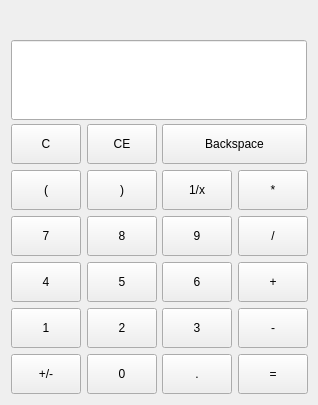
<?xml version="1.0" encoding="UTF-8"?>
<ui version="4.0">
 <class>MainWindow</class>
 <widget class="QMainWindow" name="MainWindow">
  <property name="geometry">
   <rect>
    <x>0</x>
    <y>0</y>
    <width>318</width>
    <height>405</height>
   </rect>
  </property>
  <property name="minimumSize">
   <size>
    <width>318</width>
    <height>405</height>
   </size>
  </property>
  <property name="maximumSize">
   <size>
    <width>318</width>
    <height>405</height>
   </size>
  </property>
  <property name="windowTitle">
   <string>Calculator</string>
  </property>
  <widget class="QWidget" name="centralWidget">
   <layout class="QHBoxLayout" name="horizontalLayout">
    <item>
     <layout class="QGridLayout" name="gridLayout">
      <item row="8" column="0">
       <widget class="QPushButton" name="invButton">
        <property name="minimumSize">
         <size>
          <width>70</width>
          <height>40</height>
         </size>
        </property>
        <property name="maximumSize">
         <size>
          <width>70</width>
          <height>55</height>
         </size>
        </property>
        <property name="text">
         <string>+/-</string>
        </property>
       </widget>
      </item>
      <item row="5" column="3">
       <widget class="QPushButton" name="divButton">
        <property name="minimumSize">
         <size>
          <width>70</width>
          <height>40</height>
         </size>
        </property>
        <property name="maximumSize">
         <size>
          <width>70</width>
          <height>55</height>
         </size>
        </property>
        <property name="text">
         <string>/</string>
        </property>
       </widget>
      </item>
      <item row="6" column="0">
       <widget class="QPushButton" name="Button4">
        <property name="minimumSize">
         <size>
          <width>70</width>
          <height>40</height>
         </size>
        </property>
        <property name="maximumSize">
         <size>
          <width>70</width>
          <height>55</height>
         </size>
        </property>
        <property name="text">
         <string>4</string>
        </property>
       </widget>
      </item>
      <item row="4" column="2">
       <widget class="QPushButton" name="recButton">
        <property name="minimumSize">
         <size>
          <width>70</width>
          <height>40</height>
         </size>
        </property>
        <property name="maximumSize">
         <size>
          <width>70</width>
          <height>55</height>
         </size>
        </property>
        <property name="text">
         <string>1/x</string>
        </property>
       </widget>
      </item>
      <item row="0" column="0" colspan="4">
       <widget class="QLabel" name="resLabel">
        <property name="minimumSize">
         <size>
          <width>0</width>
          <height>23</height>
         </size>
        </property>
        <property name="maximumSize">
         <size>
          <width>16777215</width>
          <height>16777215</height>
         </size>
        </property>
        <property name="font">
         <font>
          <pointsize>15</pointsize>
         </font>
        </property>
        <property name="text">
         <string/>
        </property>
        <property name="alignment">
         <set>Qt::AlignRight|Qt::AlignTrailing|Qt::AlignVCenter</set>
        </property>
       </widget>
      </item>
      <item row="4" column="1">
       <widget class="QPushButton" name="rParButton">
        <property name="minimumSize">
         <size>
          <width>70</width>
          <height>40</height>
         </size>
        </property>
        <property name="maximumSize">
         <size>
          <width>70</width>
          <height>55</height>
         </size>
        </property>
        <property name="text">
         <string>)</string>
        </property>
       </widget>
      </item>
      <item row="6" column="3">
       <widget class="QPushButton" name="addButton">
        <property name="minimumSize">
         <size>
          <width>70</width>
          <height>40</height>
         </size>
        </property>
        <property name="maximumSize">
         <size>
          <width>70</width>
          <height>55</height>
         </size>
        </property>
        <property name="text">
         <string>+</string>
        </property>
       </widget>
      </item>
      <item row="5" column="2">
       <widget class="QPushButton" name="Button9">
        <property name="minimumSize">
         <size>
          <width>70</width>
          <height>40</height>
         </size>
        </property>
        <property name="maximumSize">
         <size>
          <width>70</width>
          <height>55</height>
         </size>
        </property>
        <property name="text">
         <string>9</string>
        </property>
       </widget>
      </item>
      <item row="6" column="1">
       <widget class="QPushButton" name="Button5">
        <property name="minimumSize">
         <size>
          <width>70</width>
          <height>40</height>
         </size>
        </property>
        <property name="maximumSize">
         <size>
          <width>70</width>
          <height>55</height>
         </size>
        </property>
        <property name="text">
         <string>5</string>
        </property>
       </widget>
      </item>
      <item row="2" column="2" colspan="2">
       <widget class="QPushButton" name="bckButton">
        <property name="minimumSize">
         <size>
          <width>70</width>
          <height>40</height>
         </size>
        </property>
        <property name="maximumSize">
         <size>
          <width>1600</width>
          <height>55</height>
         </size>
        </property>
        <property name="text">
         <string>Backspace</string>
        </property>
       </widget>
      </item>
      <item row="8" column="3">
       <widget class="QPushButton" name="eqlButton">
        <property name="minimumSize">
         <size>
          <width>70</width>
          <height>40</height>
         </size>
        </property>
        <property name="maximumSize">
         <size>
          <width>70</width>
          <height>55</height>
         </size>
        </property>
        <property name="text">
         <string>=</string>
        </property>
       </widget>
      </item>
      <item row="5" column="1">
       <widget class="QPushButton" name="Button8">
        <property name="minimumSize">
         <size>
          <width>70</width>
          <height>40</height>
         </size>
        </property>
        <property name="maximumSize">
         <size>
          <width>70</width>
          <height>55</height>
         </size>
        </property>
        <property name="text">
         <string>8</string>
        </property>
       </widget>
      </item>
      <item row="4" column="0">
       <widget class="QPushButton" name="lParButton">
        <property name="minimumSize">
         <size>
          <width>70</width>
          <height>40</height>
         </size>
        </property>
        <property name="maximumSize">
         <size>
          <width>70</width>
          <height>55</height>
         </size>
        </property>
        <property name="text">
         <string>(</string>
        </property>
       </widget>
      </item>
      <item row="8" column="1">
       <widget class="QPushButton" name="Button0">
        <property name="minimumSize">
         <size>
          <width>70</width>
          <height>40</height>
         </size>
        </property>
        <property name="maximumSize">
         <size>
          <width>70</width>
          <height>55</height>
         </size>
        </property>
        <property name="text">
         <string>0</string>
        </property>
       </widget>
      </item>
      <item row="7" column="1">
       <widget class="QPushButton" name="Button2">
        <property name="minimumSize">
         <size>
          <width>70</width>
          <height>40</height>
         </size>
        </property>
        <property name="maximumSize">
         <size>
          <width>70</width>
          <height>55</height>
         </size>
        </property>
        <property name="text">
         <string>2</string>
        </property>
       </widget>
      </item>
      <item row="4" column="3">
       <widget class="QPushButton" name="mulButton">
        <property name="minimumSize">
         <size>
          <width>70</width>
          <height>40</height>
         </size>
        </property>
        <property name="maximumSize">
         <size>
          <width>70</width>
          <height>55</height>
         </size>
        </property>
        <property name="text">
         <string>*</string>
        </property>
       </widget>
      </item>
      <item row="6" column="2">
       <widget class="QPushButton" name="Button6">
        <property name="minimumSize">
         <size>
          <width>70</width>
          <height>40</height>
         </size>
        </property>
        <property name="maximumSize">
         <size>
          <width>70</width>
          <height>55</height>
         </size>
        </property>
        <property name="text">
         <string>6</string>
        </property>
       </widget>
      </item>
      <item row="2" column="0">
       <widget class="QPushButton" name="clearButton">
        <property name="minimumSize">
         <size>
          <width>70</width>
          <height>40</height>
         </size>
        </property>
        <property name="maximumSize">
         <size>
          <width>70</width>
          <height>55</height>
         </size>
        </property>
        <property name="text">
         <string>C</string>
        </property>
       </widget>
      </item>
      <item row="5" column="0">
       <widget class="QPushButton" name="Button7">
        <property name="minimumSize">
         <size>
          <width>70</width>
          <height>40</height>
         </size>
        </property>
        <property name="maximumSize">
         <size>
          <width>70</width>
          <height>55</height>
         </size>
        </property>
        <property name="text">
         <string>7</string>
        </property>
       </widget>
      </item>
      <item row="7" column="2">
       <widget class="QPushButton" name="Button3">
        <property name="minimumSize">
         <size>
          <width>70</width>
          <height>40</height>
         </size>
        </property>
        <property name="maximumSize">
         <size>
          <width>70</width>
          <height>55</height>
         </size>
        </property>
        <property name="text">
         <string>3</string>
        </property>
       </widget>
      </item>
      <item row="2" column="1">
       <widget class="QPushButton" name="clearEditButton">
        <property name="minimumSize">
         <size>
          <width>70</width>
          <height>40</height>
         </size>
        </property>
        <property name="maximumSize">
         <size>
          <width>70</width>
          <height>55</height>
         </size>
        </property>
        <property name="text">
         <string>CE</string>
        </property>
       </widget>
      </item>
      <item row="7" column="3">
       <widget class="QPushButton" name="subButton">
        <property name="minimumSize">
         <size>
          <width>70</width>
          <height>40</height>
         </size>
        </property>
        <property name="maximumSize">
         <size>
          <width>70</width>
          <height>55</height>
         </size>
        </property>
        <property name="text">
         <string>-</string>
        </property>
       </widget>
      </item>
      <item row="7" column="0">
       <widget class="QPushButton" name="Button1">
        <property name="minimumSize">
         <size>
          <width>70</width>
          <height>40</height>
         </size>
        </property>
        <property name="maximumSize">
         <size>
          <width>70</width>
          <height>55</height>
         </size>
        </property>
        <property name="text">
         <string>1</string>
        </property>
       </widget>
      </item>
      <item row="8" column="2">
       <widget class="QPushButton" name="dotButton">
        <property name="minimumSize">
         <size>
          <width>70</width>
          <height>40</height>
         </size>
        </property>
        <property name="maximumSize">
         <size>
          <width>70</width>
          <height>55</height>
         </size>
        </property>
        <property name="text">
         <string>.</string>
        </property>
       </widget>
      </item>
      <item row="1" column="0" colspan="4">
       <widget class="QLineEdit" name="lineEdit">
        <property name="enabled">
         <bool>true</bool>
        </property>
        <property name="minimumSize">
         <size>
          <width>0</width>
          <height>80</height>
         </size>
        </property>
        <property name="maximumSize">
         <size>
          <width>16777215</width>
          <height>16777215</height>
         </size>
        </property>
        <property name="font">
         <font>
          <pointsize>20</pointsize>
         </font>
        </property>
        <property name="text">
         <string/>
        </property>
        <property name="alignment">
         <set>Qt::AlignRight|Qt::AlignTrailing|Qt::AlignVCenter</set>
        </property>
        <property name="readOnly">
         <bool>true</bool>
        </property>
        <property name="placeholderText">
         <string/>
        </property>
       </widget>
      </item>
     </layout>
    </item>
   </layout>
  </widget>
 </widget>
 <layoutdefault spacing="6" margin="11"/>
 <resources/>
 <connections/>
</ui>
